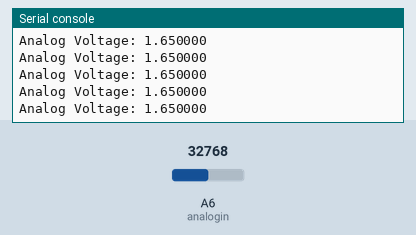
The program below on a simulated CircuitPython board. Parts: the last lines printed to the serial console. The inputs (shaded band) are chosen by the test bench; at power-on: A6 (analogin) = 32768 (analog values on the 0–65535 scale).

Above: at 1.2 s.
1.3 s: A6 (analogin) set to 45874
At 1.31 s:
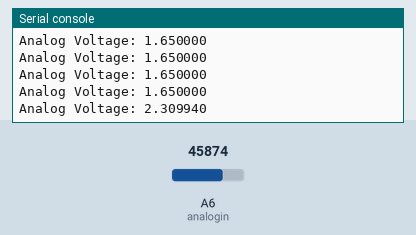
2.8 s: A6 (analogin) set to 57670
At 2.82 s:
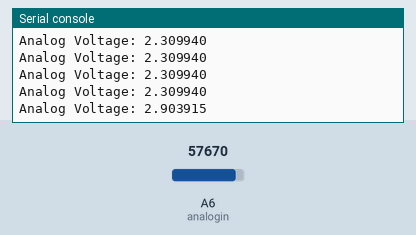
Timing chart, 0 to 5.8 s (numbered marks = the images above; inputs shaded):
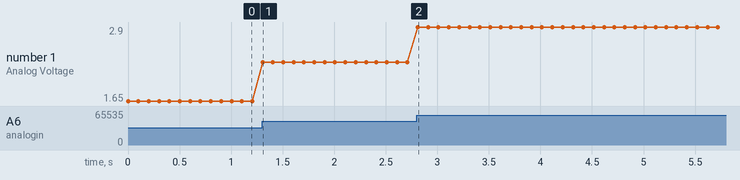

Measured:
- after the input at 1.3 s, the serial console: prints a new line at once (image 1)
- after the input at 2.8 s, the serial console: prints a new line at once (image 2)
- plotted number 1: 1.65 → 2.31 after the input at 1.3 s, 2.31 → 2.9 after the input at 2.8 s

The program:

analogin.py
```python
import time
import board
from analogio import AnalogIn

analogin = AnalogIn(board.A6)


def getVoltage(pin):  # helper
    return (pin.value * 3.3) / 65536


while True:
    print("Analog Voltage: %f" % getVoltage(analogin))
    time.sleep(0.1)
```
